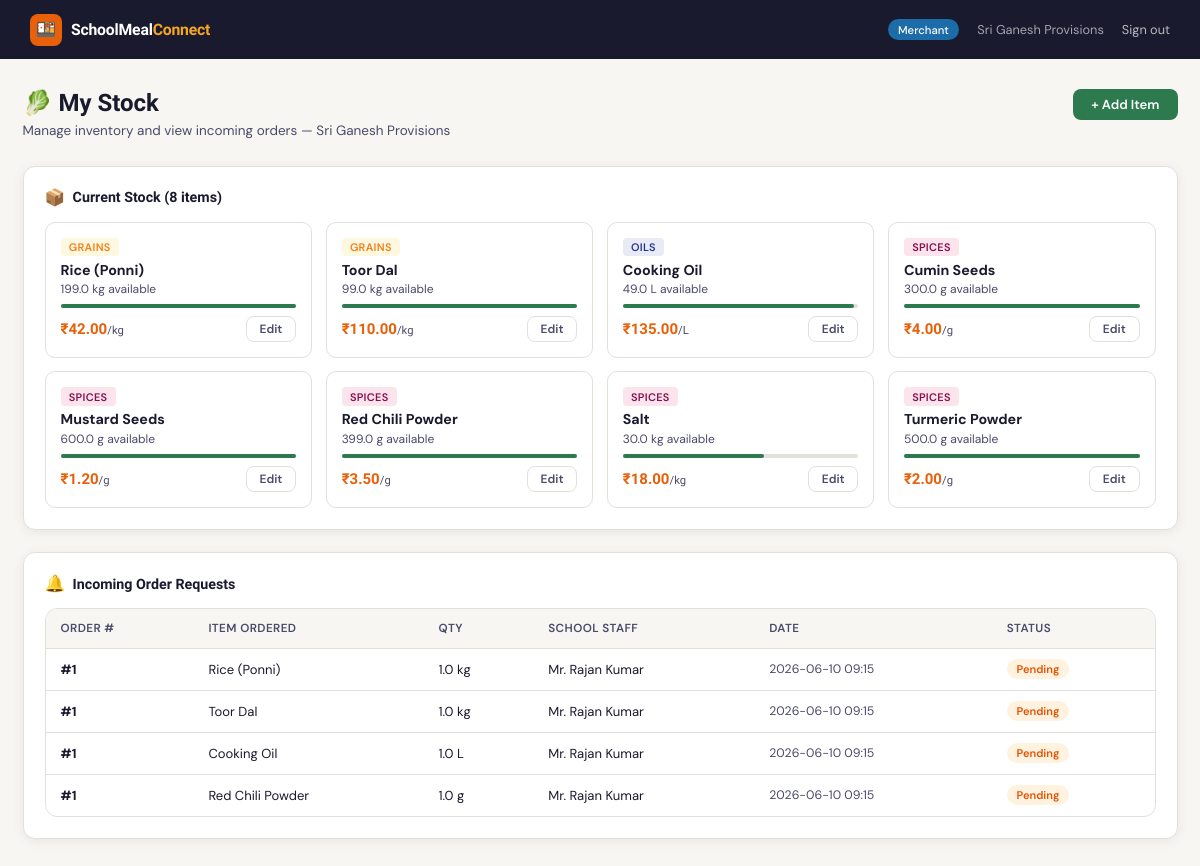
The app's page /dashboard (signed in) with its own data.
### tables this page shows
CREATE TABLE inventory (
            id             INTEGER PRIMARY KEY AUTOINCREMENT,
            merchant_id    INTEGER NOT NULL REFERENCES users(id),
            item_name      TEXT    NOT NULL,
            category       TEXT    NOT NULL,
            unit           TEXT    NOT NULL,
            quantity       REAL    NOT NULL DEFAULT 0,
            price_per_unit REAL    NOT NULL,
            updated_at     TIMESTAMP DEFAULT CURRENT_TIMESTAMP
        );

CREATE TABLE order_items (
            id           INTEGER PRIMARY KEY AUTOINCREMENT,
            order_id     INTEGER NOT NULL REFERENCES orders(id),
            inventory_id INTEGER REFERENCES inventory(id),
            item_name    TEXT    NOT NULL,
            quantity     REAL    NOT NULL,
            unit         TEXT    NOT NULL,
            unit_price   REAL    NOT NULL
        );

CREATE TABLE users (
            id            INTEGER PRIMARY KEY AUTOINCREMENT,
            username      TEXT    UNIQUE NOT NULL,
            password_hash TEXT    NOT NULL,
            role          TEXT    NOT NULL CHECK(role IN ('principal','school_staff','merchant','delivery')),
            name          TEXT    NOT NULL,
            phone         TEXT,
            created_at    TIMESTAMP DEFAULT CURRENT_TIMESTAMP
        );

CREATE TABLE orders (
            id           INTEGER PRIMARY KEY AUTOINCREMENT,
            placed_by    INTEGER NOT NULL REFERENCES users(id),
            delivery_id  INTEGER REFERENCES users(id),
            status       TEXT    NOT NULL DEFAULT 'pending'
                             CHECK(status IN ('pending','confirmed','out_for_delivery','delivered','cancelled')),
            total_amount REAL    NOT NULL DEFAULT 0,
            notes        TEXT,
            created_at   TIMESTAMP DEFAULT CURRENT_TIMESTAMP
        );

### app.py (the view)
@app.route('/dashboard')
def dashboard():
    user = current_user()
    if not user:
        return redirect(url_for('index'))
    role = user['role']
    db = get_db()
    if role == 'principal':
        return _principal_dashboard(db, user)
    elif role == 'school_staff':
        return _staff_dashboard(db, user)
    elif role == 'merchant':
        return _merchant_dashboard(db, user)
    elif role == 'delivery':
        return _delivery_dashboard(db, user)
    return redirect(url_for('index'))

### app.py (called while the page is built)
@app.before_request
def setup():
    init_db()

def current_user():
    return session.get('user')

def _merchant_dashboard(db, user):
    my_items = db.execute(
        'SELECT * FROM inventory WHERE merchant_id=? ORDER BY category, item_name',
        (user['id'],)
    ).fetchall()
    my_orders = db.execute('''
        SELECT oi.*, o.status, o.created_at, u.name as staff_name
        FROM order_items oi
        JOIN orders o ON oi.order_id = o.id
        JOIN inventory i ON oi.inventory_id = i.id
        JOIN users u ON o.placed_by = u.id
        WHERE i.merchant_id=?
        ORDER BY o.created_at DESC LIMIT 30
    ''', (user['id'],)).fetchall()
    return render_template('merchant_dashboard.html',
        user=user, my_items=my_items, my_orders=my_orders)

### database.py (called while the page is built)
def get_db():
    if 'db' not in g:
        g.db = sqlite3.connect(DATABASE)
        g.db.row_factory = sqlite3.Row
        g.db.execute("PRAGMA foreign_keys = ON")
    return g.db

### templates/merchant_dashboard.html (shortened to what this page needs)
{% extends "base.html" %}
{% block content %}
<div class="page">
  <div class="page-header" style="display:flex;align-items:flex-start;justify-content:space-between">
    <div>
      <h1>🥬 My Stock</h1>
      <p>Manage inventory and view incoming orders — {{ user.name }}</p>
    </div>
    <button class="btn btn-primary" onclick="showAddModal()">+ Add Item</button>
  </div>
  <div class="card" style="margin-bottom:1.5rem">
    <div class="card-title"><span class="icon">📦</span> Current Stock ({{ my_items|length }} items)</div>
    {% if my_items %}
    <div class="stock-grid">
      {% for item in my_items %}
      {% set pct = [[(item.quantity / 50 * 100)|int, 0]|max, 100]|min %}
      <div class="stock-card {% if item.quantity == 0 %}stock-zero{% elif item.quantity < 5 %}stock-low{% endif %}">
        <div style="display:flex;justify-content:space-between;align-items:flex-start;margin-bottom:.3rem">
          <span class="chip chip-{{ item.category }}">{{ item.category }}</span>
        </div>
        <div style="font-weight:700;font-size:.95rem;color:var(--ink);margin-bottom:.15rem">{{ item.item_name }}</div>
        <div style="font-size:.8rem;color:var(--ink-mid)">{{ item.quantity }} {{ item.unit }} available</div>
        <div class="qty-bar"><div class="qty-fill {% if item.quantity==0 %}empty{% elif pct<20 %}low{% endif %}" style="width:{{ pct }}%"></div></div>
        <div style="display:flex;align-items:center;justify-content:space-between;margin-top:.4rem">
          <span style="font-family:'Sora',sans-serif;font-size:1rem;font-weight:700;color:var(--saffron)">₹{{ "%.2f"|format(item.price_per_unit) }}<span style="font-size:.75rem;font-weight:400;color:var(--ink-mid)">/{{ item.unit }}</span></span>
          <button class="btn btn-ghost btn-sm" onclick="showEditModal({{ item.id }}, '{{ item.item_name|e }}', {{ item.quantity }}, {{ item.price_per_unit }})">Edit</button>
        </div>
      </div>
      {% endfor %}
    </div>
    {% else %}
    <div class="empty"><div class="empty-icon">📦</div><p>No items yet. Add your first item to start receiving orders.</p></div>
    {% endif %}
  </div>
  <div class="card">
    <div class="card-title"><span class="icon">🔔</span> Incoming Order Requests</div>
    {% if my_orders %}
    <div class="table-wrap">
      <table>
        <thead><tr><th>Order #</th><th>Item Ordered</th><th>Qty</th><th>School Staff</th><th>Date</th><th>Status</th></tr></thead>
        <tbody>
        {% for o in my_orders %}
          <tr>
            <td><strong>#{{ o.order_id }}</strong></td>
            <td>{{ o.item_name }}</td>
            <td>{{ o.quantity }} {{ o.unit }}</td>
            <td>{{ o.staff_name }}</td>
            <td style="font-size:.82rem;color:var(--ink-mid)">{{ o.created_at[:16] }}</td>
            <td><span class="badge badge-{{ o.status }}">{{ o.status.replace('_',' ').title() }}</span></td>
          </tr>
        {% endfor %}
        </tbody>
      </table>
    </div>
    {% else %}
    <div class="empty"><div class="empty-icon">🔔</div><p>No order requests yet. Keep your stock updated so schools can find you.</p></div>
    {% endif %}
  </div>
</div>
{% endblock %}

### templates/base.html (style rules this page uses)
:root { --saffron: #E8610A; --turmeric: #F5A623; --leaf: #2D7A4F; --leaf-lt: #EBF6EF; --sky: #1B6CA8; --sky-lt: #EBF4FB; --ink: #1A1A2E; --ink-mid: #4A4A6A; --ink-soft: #9898B8; --bg: #F7F6F2; --card: #FFFFFF; --border: #E2E0DA; --radius: 12px; --shadow: 0 2px 12px rgba(0,0,0,.07); }
*,*::before,*::after { box-sizing:border-box;margin:0;padding:0 }
html { font-size:15px;-webkit-font-smoothing:antialiased }
body { font-family:'DM Sans',sans-serif;background:var(--bg);color:var(--ink);min-height:100vh }
.page { max-width:1200px;margin:0 auto;padding:2rem 1.5rem }
.page-header { margin-bottom:1.8rem }
.page-header h1 { font-family:'Sora',sans-serif;font-size:1.6rem;font-weight:700;color:var(--ink) }
.page-header p { color:var(--ink-mid);margin-top:.3rem;font-size:.9rem }
.card { background:var(--card);border:1px solid var(--border);border-radius:var(--radius);padding:1.4rem;box-shadow:var(--shadow) }
.card-title { font-family:'Sora',sans-serif;font-size:.95rem;font-weight:700;color:var(--ink);margin-bottom:1rem;display:flex;align-items:center;gap:.5rem }
.card-title .icon { font-size:1.1rem }
.table-wrap { overflow-x:auto;border-radius:var(--radius);border:1px solid var(--border) }
table { width:100%;border-collapse:collapse;font-size:.87rem }
thead th { background:var(--bg);padding:.75rem 1rem;text-align:left;font-weight:600;color:var(--ink-mid);font-size:.78rem;text-transform:uppercase;letter-spacing:.4px;border-bottom:1px solid var(--border) }
tbody tr { border-bottom:1px solid var(--border);transition:background .15s }
tbody tr:last-child { border-bottom:none }
tbody td { padding:.7rem 1rem;color:var(--ink);vertical-align:middle }
.badge { display:inline-flex;align-items:center;gap:.3rem;padding:.2rem .65rem;border-radius:20px;font-size:.74rem;font-weight:600 }
.badge-pending { background:#FFF3E0;color:#E65100 }
.btn { display:inline-flex;align-items:center;gap:.4rem;padding:.6rem 1.2rem;border-radius:8px;font-family:inherit;font-size:.875rem;font-weight:600;cursor:pointer;border:none;transition:all .2s;text-decoration:none;line-height:1 }
.btn-primary { background:var(--leaf);color:#fff }
.btn-ghost { background:transparent;color:var(--ink-mid);border:1.5px solid var(--border) }
.btn-sm { padding:.4rem .85rem;font-size:.8rem }
.chip { display:inline-block;padding:.15rem .55rem;border-radius:4px;font-size:.73rem;font-weight:600;text-transform:uppercase;letter-spacing:.3px }
.chip-Grains { background:#FFF8E1;color:#F57F17 }
.chip-Spices { background:#FCE4EC;color:#880E4F }
.chip-Oils { background:#E8EAF6;color:#283593 }

### templates/merchant_dashboard.html (style rules this page uses)
.stock-grid { display:grid;grid-template-columns:repeat(auto-fill,minmax(250px,1fr));gap:.9rem;margin-top:.8rem }
.stock-card { background:var(--card);border:1.5px solid var(--border);border-radius:10px;padding:1rem }
.qty-bar { height:4px;background:var(--border);border-radius:2px;margin:.5rem 0 }
.qty-fill { height:100%;border-radius:2px;background:var(--leaf);transition:width .3s }

### records on screen
inventory: category "GRAINS", item_name "Rice (Ponni)", quantity "199.0", unit "kg", price_per_unit "42.00"
inventory: category "GRAINS", item_name "Toor Dal", quantity "99.0", unit "kg", price_per_unit "110.00"
inventory: category "OILS", item_name "Cooking Oil", quantity "49.0", unit "L", price_per_unit "135.00"
inventory: category "SPICES", item_name "Cumin Seeds", quantity "300.0", unit "g", price_per_unit "4.00"
inventory: category "SPICES", item_name "Mustard Seeds", quantity "600.0", unit "g", price_per_unit "1.20"
inventory: category "SPICES", item_name "Red Chili Powder", quantity "399.0", unit "g", price_per_unit "3.50"
inventory: category "SPICES", item_name "Salt", quantity "30.0", unit "kg", price_per_unit "18.00"
inventory: category "SPICES", item_name "Turmeric Powder", quantity "500.0", unit "g", price_per_unit "2.00"
order_items: order_id "1", item_name "Rice (Ponni)", quantity "1.0", unit "kg", staff_name "Mr. Rajan Kumar", created_at "2026-06-10 09:15", status.replace "Pending"
order_items: order_id "1", item_name "Toor Dal", quantity "1.0", unit "kg", staff_name "Mr. Rajan Kumar", created_at "2026-06-10 09:15", status.replace "Pending"
order_items: order_id "1", item_name "Cooking Oil", quantity "1.0", unit "L", staff_name "Mr. Rajan Kumar", created_at "2026-06-10 09:15", status.replace "Pending"
order_items: order_id "1", item_name "Red Chili Powder", quantity "1.0", unit "g", staff_name "Mr. Rajan Kumar", created_at "2026-06-10 09:15", status.replace "Pending"

### other values on screen
{{ session.user.name }} "Sri Ganesh Provisions"
{{ user.name }} "Sri Ganesh Provisions"
{{ my_items|length }} "8"
